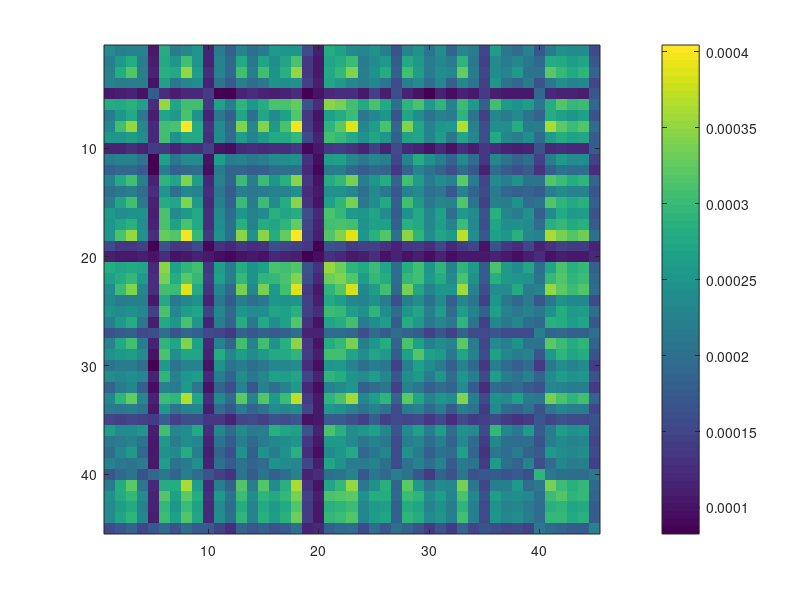
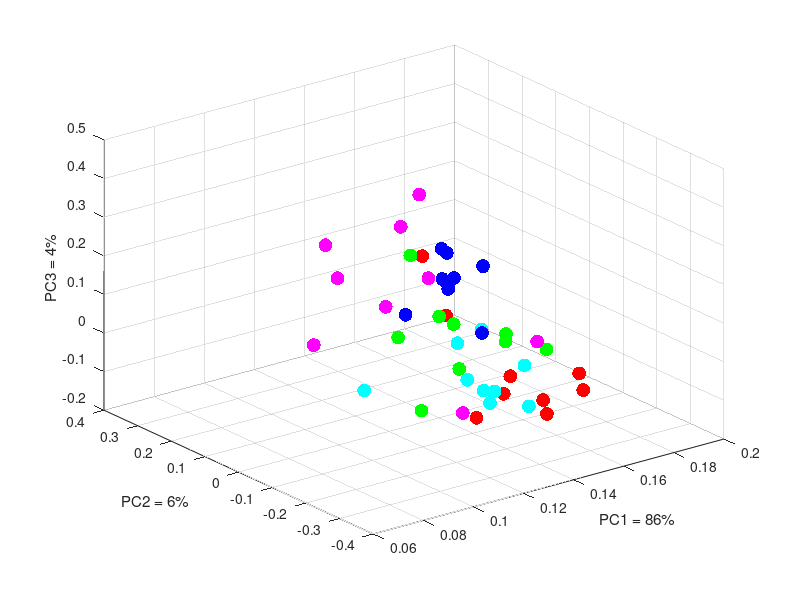

Write MATLAB code to recreate these figures, in order. (Note: this script raises an error after producing the figures.)

% By Emily Alsentzer
clear all
close all hidden
clc
load('axes140523.mat');
load('normOverlordFinal_140523.mat');
load('GOenrichMat'); % 3013 * 3 * 3 * 5 4d matrix NOTE: This isn't the most updated version!
all_samples = [];
all_labels = {};
normOverlord = normOverlordFinal; 

% This loops through all mouse #s, colonization states, and locations to
% create a 2D matrix where each row is a gocode_id and each column is a
% different sample (sample A, B, etc.). The matrix, all_samples, contains the abundance
% of each GO code at each sample.  The all_labels matrix is a 1x45 matrix
% that contains labels for each sample in the order that they are in teh
% all_samples matrix. 
for mouse_num = 1:3
    for colonization = 1:3
        for loc = 1:5
            all_samples = [all_samples GOenrichMat(:,mouse_num, colonization, loc)];
            label = strcat(axes{2}{mouse_num}, '_', axes{3}{colonization} , '_', axes{4}{loc});           
            all_labels = [all_labels label];
        end
    end
end


%% PCA 
% By Daniel Sprockett
% step 1: Calculate the average over all vectors
avg = mean(all_samples);

%%
number_of_GOcodes = size(all_samples,1);
number_of_samples = size(all_samples,2);

% step 2: Subtract the average from all vectors
diff_avg = all_samples-repmat(avg, number_of_GOcodes, 1);

%%
% step 3: Calculate the covariance_matrixariance matrix

covariance_matrix = zeros(number_of_samples, number_of_samples);

for i = 1:number_of_samples;
    for j = 1:number_of_samples;
        covariance_matrix(i,j) = 1/(number_of_GOcodes - 1) * ...
            sum(diff_avg(:,i).*diff_avg(:,j));
    end
end
figure
imagesc(covariance_matrix);
colorbar;

%%
% step 4: calculate eigs of covariance_matrix

[eigenvectors,eigenvalues,explained] = pcacov(covariance_matrix);


%%

% Create Color Maps

for i = 1: numel(all_labels);
    split_strings(i,:) = strsplit(all_labels{1,i}, '_');
end

% Gut Location

color_by_GutRegion = zeros(45, 3);

 for i = 1: numel(all_labels);

    if strcmp(split_strings(i,3), 'cecum'); % Color cecum Red
    color_by_GutRegion(i,1) = 1; color_by_GutRegion(i,2) = 0; color_by_GutRegion(i,3) = 0;

    elseif strcmp(split_strings(i,3), 'ileum'); % Color ileum Green
    color_by_GutRegion(i,1) = 0; color_by_GutRegion(i,2) = 1; color_by_GutRegion(i,3) = 0;

    elseif strcmp(split_strings(i,3), 'jejunum'); % Color jejunum Blue
    color_by_GutRegion(i,1) = 0; color_by_GutRegion(i,2) = 0; color_by_GutRegion(i,3) = 1;

    elseif strcmp(split_strings(i,3), 'prox colon'); % Color prox colon cyan
    color_by_GutRegion(i,1) = 0; color_by_GutRegion(i,2) = 1; color_by_GutRegion(i,3) = 1;

    else strcmp(split_strings(i,3), 'Stomach'); % Color Stomach magenta
    color_by_GutRegion(i,1) = 1; color_by_GutRegion(i,2) = 0; color_by_GutRegion(i,3) = 1;
    
    end
 end
 
% Colonization State

color_by_ColonizationState = zeros(45, 3);

 for i = 1: numel(all_labels);

    if strcmp(split_strings(i,2), 'BT'); % Color BT mice Green
    color_by_ColonizationState(i,1) = .2; color_by_ColonizationState(i,2) = 1; color_by_ColonizationState(i,3) = .2;

    elseif strcmp(split_strings(i,2), 'RF'); % Color RF mice Red
    color_by_ColonizationState(i,1) = 1; color_by_ColonizationState(i,2) = 0; color_by_ColonizationState(i,3) = .3;

    else strcmp(split_strings(i,2), 'GF'); % Color Germ Free mice Blue 
    color_by_ColonizationState(i,1) = .3; color_by_ColonizationState(i,2) = .5; color_by_ColonizationState(i,3) = 1;
    
    end
 end

 
%%

% Plot PC1 vs PC2 vs PC3 for Gut Region

figure
scatter3(eigenvectors(:,1), eigenvectors(:,2), eigenvectors(:,3), 100, color_by_GutRegion, 'filled');
hold on
%title('GO Code Principal Component Analysis: Gut Region');
xlabel(sprintf('PC1 = %.0f%%', explained(1,1)));
ylabel(sprintf('PC2 = %.0f%%', explained(2,1)));
zlabel(sprintf('PC3 = %.0f%%', explained(3,1)));
[~, I] = unique(split_strings(:,3)); 
I = length(split_strings(:,3)) - I(length(I):-1:1); 
p = findobj(gca,'Type','Patch');
legend(p(I), 'stomach', 'prox colon', 'jejunum', 'ileum', 'cecum');
hold off

%%

% Plot PC1 vs PC2 for Gut Region

figure
scatter(eigenvectors(:,1), eigenvectors(:,2), 100, color_by_GutRegion, 'filled');
hold on;
%title('Principal Component Analysis: Gut Location');
xlabel(sprintf('PC1 = %.0f%%', explained(1,1)));
ylabel(sprintf('PC2 = %.0f%%', explained(2,1)));
[~, I] = unique(split_strings(:,3)); 
I = length(split_strings(:,3)) - I(length(I):-1:1); 
p = findobj(gca,'Type','Patch');
legend(p(I), 'stomach', 'prox colon', 'jejunum', 'ileum', 'cecum', 'Location','NorthWest');
hold off;

%%
% Plot PC2 vs PC3 for Gut Region

figure
scatter(eigenvectors(:,2), eigenvectors(:,3), 100, color_by_GutRegion, 'filled');
hold on;
%title('Principal Component Analysis: Gut Location');
xlabel(sprintf('PC2 = %.0f%%', explained(2,1)));
ylabel(sprintf('PC3 = %.0f%%', explained(3,1)));
[~, I] = unique(split_strings(:,3)); 
I = length(split_strings(:,3)) - I(length(I):-1:1); 
p = findobj(gca,'Type','Patch');
%legend(p(I), 'stomach', 'prox colon', 'jejunum', 'ileum', 'cecum');
hold off;


%%

% Plot PC1 vs PC2 vs PC3 for Colonization State

figure
scatter3(eigenvectors(:,1), eigenvectors(:,2), eigenvectors(:,3), 100, color_by_ColonizationState, 'filled');
hold on
title('Principal Component Analysis: Colonization State');
xlabel(sprintf('PC1 = %.0f%%', explained(1,1)));
ylabel(sprintf('PC2 = %.0f%%', explained(2,1)));
zlabel(sprintf('PC3 = %.0f%%', explained(3,1)));
[~, I] = unique(split_strings(:,2)); 
I = length(split_strings(:,2)) - I(length(I):-1:1); 
p = findobj(gca,'Type','Patch');
legend(p(I), 'BT', 'RF', 'GF');
hold off